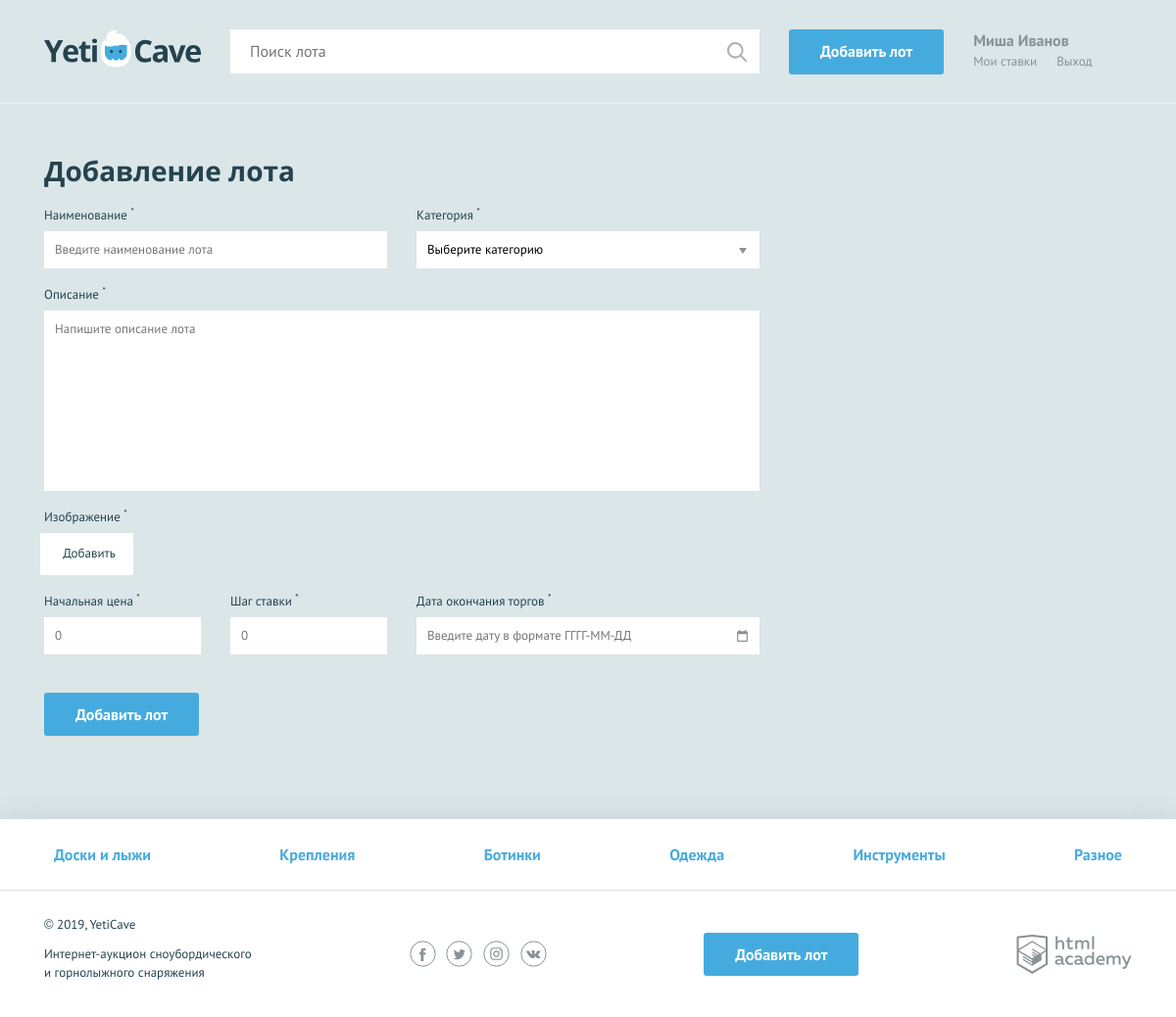
/add.php (signed in), run on the app's committed database.
### tables this page shows
CREATE TABLE categories (
id INT AUTO_INCREMENT PRIMARY KEY,
character_code VARCHAR(64) NOT NULL UNIQUE,
name VARCHAR(64) NOT NULL UNIQUE
);

### helpers.php (called while the page is built, shortened)
<?php
function include_template($name, array $data = []) {
    $name = 'templates/' . $name;
    extract($data);
    require $name;
    $result = ob_get_clean();
    return $result;
}

### functions.php (called while the page is built, shortened)
<?php
require_once 'helpers.php';
function get_data($request, $link) {
    $result = mysqli_query($link, $request);
    $array = [];
    if($result) {
        $array = mysqli_fetch_all($result, MYSQLI_ASSOC);
    }
    return $array;
};
function get_categories($link) {
    $request = "SELECT id, character_code, name FROM categories";
    $result = get_data($request, $link);
    return $result;
};
?>

### init.php (called while the page is built, shortened)
<?php
require_once 'functions.php';
require_once 'bd.php';
$categories = get_categories($link);
$nav_list = include_template('nav-list.php', ['categories' => $categories]);
?>

### templates/add-lot.php (the view, shortened to what this page needs)
<main>
    <?php $classname = (empty($errors)) ? '' : 'form--invalid'; ?>
    <form class="form form--add-lot container <?=$classname?>" action="add.php" method="post" enctype="multipart/form-data">
      <h2>Добавление лота</h2>
      <div class="form__container-two">
      <?php $classname = isset($errors['name']) ? 'form__item--invalid' : '';
      $value = isset($lot['name']) ? $lot['name']: '';
      $message = isset($errors['name']) ? $errors['name']: ''?>
        <div class="form__item <?=$classname?>">
          <label for="lot-name">Наименование <sup>*</sup></label>
          <input id="lot-name" type="text" name="name" placeholder="Введите наименование лота" value="<?=$value?>">
        </div>
        <?php $classname = isset($errors['category']) ? 'form__item--invalid' : '';
         $message = isset($errors['category']) ? $errors['category']: '';?>
        <div class="form__item <?=$classname?>">
          <label for="category">Категория <sup>*</sup></label>
          <select id="category" name="category">
            <option>Выберите категорию</option>
          </select>
        </div>
      </div>
      <?php $classname = isset($errors['description']) ? 'form__item--invalid' : '';
        $value = isset($lot['description']) ? $lot['description']: '';
        $message = isset($errors['description']) ? $errors['description']: '';?>
      <div class="form__item form__item--wide <?=$classname?>">
        <label for="message">Описание <sup>*</sup></label>
        <textarea id="message" name="description" placeholder="Напишите описание лота"><?=$value?></textarea>
      </div>
      <?php $classname = isset($errors['file']) ? 'form__item--invalid' : '';
       $message = isset($errors['file']) ? $errors['file']: '';?>
      <div class="form__item form__item--file <?=$classname?>">
        <label>Изображение <sup>*</sup></label>
        <div class="form__input-file">
          <label for="lot-img">
            Добавить
          </label>
        </div>
      </div>
      <div class="form__container-three">
      <?php $classname = isset($errors['rate']) ? 'form__item--invalid' : '';
        $value = isset($lot['rate']) ? $lot['rate']: '';
        $message = isset($errors['rate']) ? $errors['rate']: '';?>
        <div class="form__item form__item--small <?=$classname?>">
          <label for="lot-rate">Начальная цена <sup>*</sup></label>
          <input id="lot-rate" type="text" name="rate" placeholder="0" value="<?=$value?>">
        </div>
        <?php $classname = isset($errors['step']) ? 'form__item--invalid' : '';
        $value = isset($lot['step']) ? $lot['step']: '';
        $message = isset($errors['step']) ? $errors['step']: '';?>
        <div class="form__item form__item--small <?=$classname?>">
          <label for="lot-step">Шаг ставки <sup>*</sup></label>
          <input id="lot-step" type="text" name="step" placeholder="0" value="<?=$value?>">
        </div>
        <?php $classname = isset($errors['date']) ? 'form__item--invalid' : '';
        $value = isset($lot['date']) ? $lot['date']: '';
        $message = isset($errors['date']) ? $errors['date']: '';?>
        <div class="form__item <?=$classname?>">
          <label for="lot-date">Дата окончания торгов <sup>*</sup></label>
          <input class="form__input-date" id="lot-date" type="text" name="date" placeholder="Введите дату в формате ГГГГ-ММ-ДД" value="<?=$value?>">
        </div>
      </div>
      <button type="submit" class="button">Добавить лот</button>
    </form>
  </main>

### templates/layout.php (shortened to what this page needs)
<!DOCTYPE html>
<html lang="ru">
<head>
    <link href="../css/normalize.min.css" rel="stylesheet">
    <link href="../css/style.css" rel="stylesheet">
    <link href="../css/flatpickr.min.css" rel="stylesheet">
</head>
<body>
    <div class="page-wrapper">
        <header class="main-header">
            <div class="main-header__container container">
                <a href="/" class="main-header__logo">
                    <img src="../img/logo.svg" width="160" height="39" alt="Логотип компании YetiCave">
                </a>
                <form class="main-header__search" method="get" action="search.php" autocomplete="off">
                    <input type="search" name="search" placeholder="Поиск лота" value="<?=isset($search)? htmlspecialchars($search) : ''; ?>">
                    <input class="main-header__search-btn" type="submit" name="find" value="Найти">
                </form>
                <a class="main-header__add-lot button" href="add.php">Добавить лот</a>
                <nav class="user-menu">
                    <?php if(isset($_SESSION['user'])): ?>
                    <div class="user-menu__logged">
                        <p><?=htmlspecialchars($_SESSION['user']['name']); ?></p>
                        <a class="user-menu__bets" href="my-bets.php">Мои ставки</a>
                        <a class="user-menu__logout" href="logout.php">Выход</a>
                    </div>
                    <?php endif; ?>
                </nav>
            </div>
        </header>
                    <?=$main_content; ?>
    </div>
    <footer class="main-footer">
        <nav class="nav">
            <ul class="nav__list container">
                <?php foreach ($categories as $value) :?>
                <li class="nav__item">
                    <a href="pages/all-lots.html"><?=$value['name']; ?></a>
                </li>
                <?php endforeach; ?>
            </ul>
        </nav>
        <div class="main-footer__bottom container">
            <div class="main-footer__copyright">
                <p>© 2019, YetiCave</p>
                <p>Интернет-аукцион сноубордического и горнолыжного снаряжения</p>
            </div>
            <div class="main-footer__social social">
                <a class="social__link social__link--facebook" href="#">
                </a>
                <a class="social__link social__link--twitter" href="#">
                </a>
                <a class="social__link social__link--instagram" href="#">
                </a>
                <a class="social__link social__link--vkontakte" href="#">
                </a>
            </div>
            <a class="main-footer__add-lot button" href="add-lot.html">Добавить лот</a>
            <div class="main-footer__developed-by">
                <a class="logo-academy" href="https://htmlacademy.ru/intensive/php">
                </a>
            </div>
        </div>
    </footer>
</body>
</html>

### data on the page
categories: name "Доски и лыжи"
categories: name "Крепления"
categories: name "Ботинки"
categories: name "Одежда"
categories: name "Инструменты"
categories: name "Разное"

### other printed values
$_SESSION['user']['name'] "Миша Иванов"
